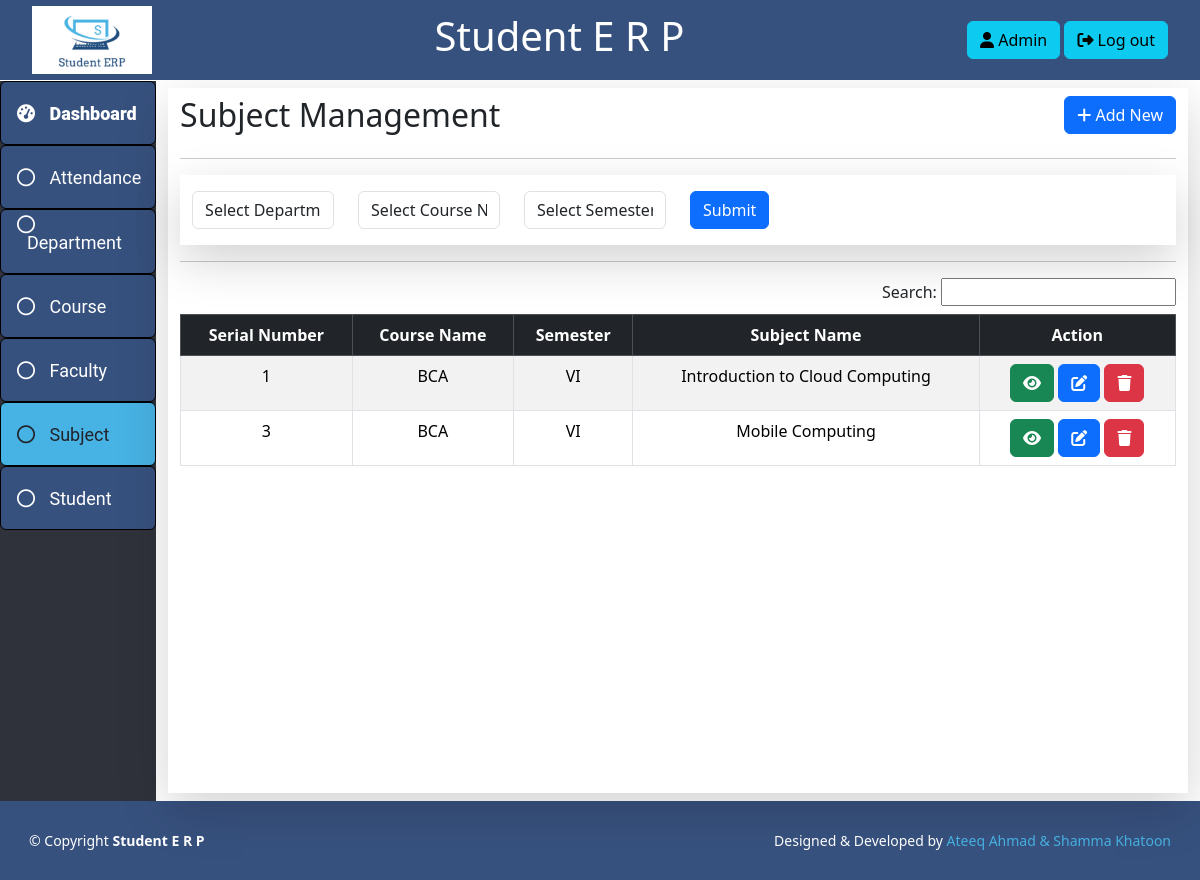
The page /admin-subject/ (signed in) on the database its author committed.
### attendance/models.py (models this page shows, shortened)
class subject(models.Model):
    subjectName = models.CharField(max_length = 50)
    courseId = models.ForeignKey(course, on_delete = models.CASCADE)
    semesterId = models.ForeignKey(semester, on_delete = models.CASCADE)
    departmentId = models.ForeignKey(department, on_delete = models.CASCADE)

class course(models.Model):
    courseName = models.CharField(max_length = 20)
    description = models.CharField(max_length = 50)
    departmentId = models.ForeignKey(department, on_delete = models.CASCADE)
    def __str__(self):
        return self.courseName

class semester(models.Model):
    semester = models.CharField(max_length = 5)
    def __str__(self):
        return self.semester

### attendance/views.py (the view)
# urls.py: path('admin-subject/', views.adminSubjectPage, name="admin-subject"),
def adminSubjectPage(request):
    if request.session.get('adminId'):
        adminId = request.session.get('adminId')
        adminName = request.session.get('adminName')
        adminGmailId = request.session.get('adminGmailId')
        adminMobileNo = request.session.get('adminMobileNo')
        departmentList = department.objects.all()
        courseList = course.objects.all()
        semesterList = semester.objects.all()
        subjectList = subject.objects.all()
        if request.method == "POST":
            courseId = request.POST['course']
            semesterId = request.POST['semester']
            subjectList = subject.get_subject_by_course_id_semester_id(courseId, semesterId)
        context = {
            'departmentList' : departmentList,
            'courseList' : courseList,
            'semesterList' : semesterList,
            'subjectList' : subjectList,
            'adminId' : adminId,
            'adminName' : adminName,
            'adminGmailId' : adminGmailId,
            'adminMobileNo' : adminMobileNo
        }
        return render(request,"admin-subject.html", context)
    else:
        return redirect("index")

### attendance/templates/admin-subject.html (shortened to what this page needs)
{% extends "admin-base.html" %}
{% block admin %}
<div class="container mt-2 mb-2 d-flex">
    <div class="container shadow-lg bg-white">
        <div class="clearfix mt-2">
            <h2 class="float-start">
                Subject Management
            </h2>
            <button type="button" class="btn btn-primary float-end" data-bs-toggle="modal" data-bs-target="#addSubject">
                <i class="fa-solid fa-plus"></i>
                <span>Add New</span>
            </button>
        </div>
        <hr>
        <div class="container py-3 shadow-lg bg-white">
            <form method="post" action="{% url 'admin-subject' %}">
                <div class="row">
                    <div class="col-2">
                        <select class="form-control" id="department" name="department" required>
                            <option value="">Select Department</option>
                        </select>
                    </div>
                    <div class="col-2">
                        <select class="form-control" id="courseName" name="course" required>
                            <option value="">Select Course Name</option>
                        </select>
                    </div>
                    <div class="col-2">
                        <select class="form-control" id="semester" name="semester" required>
                            <option value="">Select Semester</option>
                        </select>
                    </div>
                    <div class="col-2">
                        <button type="submit" class="btn btn-primary">Submit</button>
                    </div>
                </div>
            </form>
        </div>
        <hr>
        <div class="clearfix">
            <span class="float-end">Search: <input type="search" id="live_search"></span>
        </div>
        <div class="mt-2">
            <table class="table table-striped table-bordered table-hover" id="searchresult">
                <thead class="table-dark align-center">
                    <tr>
                        <th>Serial Number</th>
                        <th>Course Name</th>
                        <th>Semester</th>
                        <th>Subject Name</th>
                        <th>Action</th>
                    </tr>
                </thead>
                <tbody class="align-center">
                    {% for subject in subjectList %}
                    <tr>
                        <td>{{subject.id}}</td>
                        <td>{{subject.courseId}}</td>
                        <td>{{subject.semesterId}}</td>
                        <td>{{subject.subjectName}}</td>
                        <td>
                            <a href="{% url 'admin-view-subject' subject.id %}" class="btn btn-success">
                                <i class="fa-solid fa-eye"></i>
                            </a>
                            <a href="{% url 'admin-edit-subject' subject.id %}" class="btn btn-primary">
                                <i class="fa-solid fa-pen-to-square"></i>
                            </a>
                            <a href="{% url 'admin-delete-subject' subject.id %}" class="btn btn-danger">
                                <i class="fa-solid fa-trash"></i>
                            </a>
                        </td>
                    </tr>
                    {% empty %}
                    <h2>No Record Found....!</h2>
                    {% endfor %}
                </tbody>
            </table>
        </div>
    </div>
</div>
</div>
{% endblock %}

### static/css/style.css (style rules this page uses)
* { margin: 0; padding: 0; box-sizing: border-box; }
.align-center { text-align: center; }
body { margin: 0; padding: 0; font-family: 'Roboto', sans-serif; height: 100vh; }

### rows shown on the page
subject: id "1", courseId "BCA", semesterId "VI", subjectName "Introduction to Cloud Computing"
subject: id "3", courseId "BCA", semesterId "VI", subjectName "Mobile Computing"
